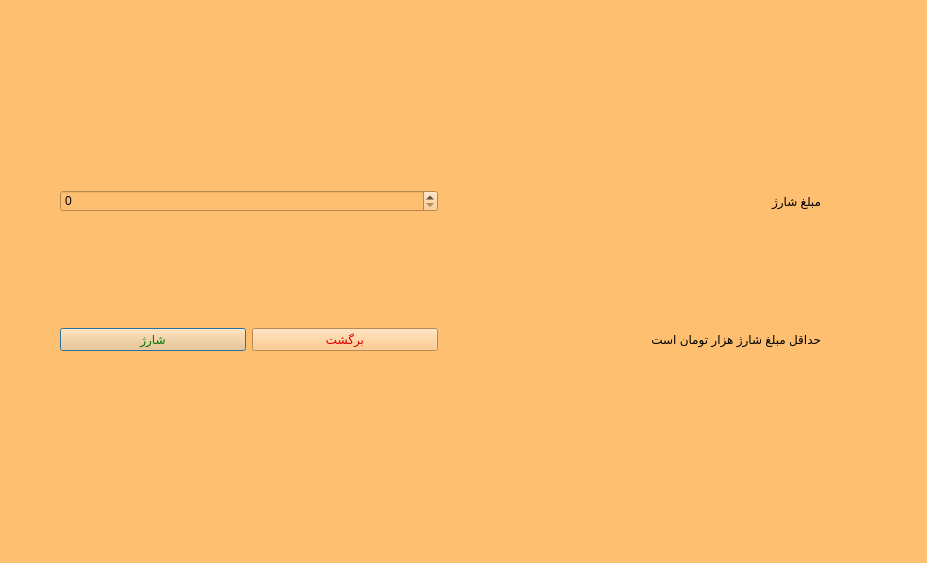
<?xml version="1.0" encoding="UTF-8"?>
<ui version="4.0">
 <class>TopUpWallet</class>
 <widget class="QDialog" name="TopUpWallet">
  <property name="geometry">
   <rect>
    <x>0</x>
    <y>0</y>
    <width>927</width>
    <height>563</height>
   </rect>
  </property>
  <property name="windowTitle">
   <string>Dialog</string>
  </property>
  <property name="styleSheet">
   <string notr="true">background-color: rgb(255, 191, 112);</string>
  </property>
  <widget class="QWidget" name="layoutWidget">
   <property name="geometry">
    <rect>
     <x>60</x>
     <y>80</y>
     <width>761</width>
     <height>381</height>
    </rect>
   </property>
   <layout class="QGridLayout" name="gridLayout">
    <item row="1" column="0">
     <layout class="QHBoxLayout" name="horizontalLayout">
      <item>
       <widget class="QPushButton" name="pushButton">
        <property name="styleSheet">
         <string notr="true">font: 16pt &quot;MS Shell Dlg 2&quot;;
color: rgb(0, 117, 3);</string>
        </property>
        <property name="text">
         <string>شارژ</string>
        </property>
       </widget>
      </item>
      <item>
       <widget class="QPushButton" name="pushButton_refuse">
        <property name="styleSheet">
         <string notr="true">color: rgb(221, 0, 0);
font: 16pt &quot;MS Shell Dlg 2&quot;;</string>
        </property>
        <property name="text">
         <string>برگشت</string>
        </property>
       </widget>
      </item>
     </layout>
    </item>
    <item row="0" column="0">
     <widget class="QSpinBox" name="spinBox"/>
    </item>
    <item row="0" column="1">
     <widget class="QLabel" name="label">
      <property name="styleSheet">
       <string notr="true">background-color: rgb(255, 191, 112);
font: 16pt &quot;MS Shell Dlg 2&quot;;</string>
      </property>
      <property name="text">
       <string>مبلغ شارژ</string>
      </property>
     </widget>
    </item>
    <item row="1" column="1">
     <widget class="QLabel" name="label_2">
      <property name="styleSheet">
       <string notr="true">font: 16pt &quot;MS Shell Dlg 2&quot;;</string>
      </property>
      <property name="text">
       <string>حداقل مبلغ شارژ هزار تومان است</string>
      </property>
     </widget>
    </item>
   </layout>
  </widget>
 </widget>
 <resources/>
 <connections/>
</ui>
